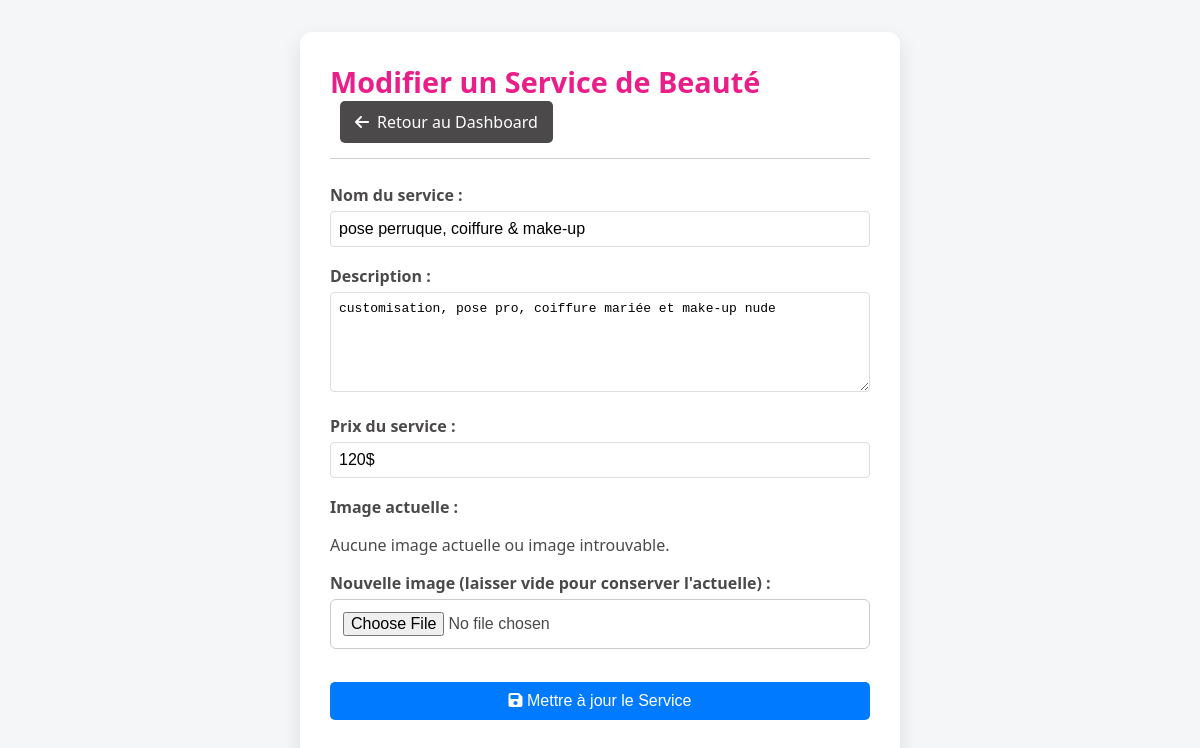
Screenshot of /ADMIN/SECTION/admin_edit_service_beaute.php?id=7 (signed in) with the database file from the repository.
### tables this page shows
CREATE TABLE `services_beaute` (
  `id` int(11) UNSIGNED NOT NULL,
  `nom` varchar(255) NOT NULL,
  `description` text DEFAULT NULL,
  `prix` varchar(100) DEFAULT NULL COMMENT 'Peut contenir du texte comme "sur devis"',
  `image_url` varchar(255) DEFAULT NULL,
  `date_ajout` timestamp NOT NULL DEFAULT current_timestamp()
);

### ADMIN/SECTION/admin_edit_service_beaute.php (the view, shortened to what this page needs)
<?php
include('../../INCLUDE/data.php');
$upload_dir_server = '../../RESOURCE/USER_IMAGE/';
$message_status = '';
$service = null;
if (isset($_GET['id']) && !empty($_GET['id'])) {
    $service_id = filter_var($_GET['id'], FILTER_VALIDATE_INT);
    if ($service_id === false) {
        $message_status = '<div class="message message-erreur"><i class="fas fa-times-circle"></i> ID de service invalide.</div>';
    } else {
        $stmt = $conn->prepare("SELECT * FROM services_beaute WHERE id = ?");
        $stmt->bind_param("i", $service_id);
        $stmt->execute();
        $result = $stmt->get_result();
        $service = $result->fetch_assoc();
    }
} else {
    $message_status = '<div class="message message-erreur"><i class="fas fa-times-circle"></i> Aucun ID de service spécifié pour la modification.</div>';
}
?>
<!DOCTYPE html>
<html lang="fr">
<head>
    <link rel="stylesheet" href="../../RESOURCE/CSS/admin_add_service_beaute.css">
    <link rel="stylesheet" href="https://cdnjs.cloudflare.com/ajax/libs/font-awesome/6.4.2/css/all.min.css">
</head>
<body>
    <div class="container">
        <header class="header">
            <h1>Modifier un Service de Beauté</h1>
            <div>
                <a href="../dashboart.php#services-beaute" class="btn-back"><i class="fas fa-arrow-left"></i> Retour au Dashboard</a>
            </div>
        </header>
        <?php if ($service):  ?>
            <form action="admin_edit_service_beaute.php?id=<?php echo htmlspecialchars($service['id']); ?>" method="POST" enctype="multipart/form-data">
                <div class="form-group">
                    <label for="nom_service">Nom du service :</label>
                    <input type="text" id="nom_service" name="nom_service" value="<?php echo htmlspecialchars($service['nom'] ?? ''); ?>" required>
                </div>
                <div class="form-group">
                    <label for="description_service">Description :</label>
                    <textarea id="description_service" name="description_service" required><?php echo htmlspecialchars($service['description'] ?? ''); ?></textarea>
                </div>
                <div class="form-group">
                    <label for="prix_service">Prix du service :</label>
                    <input type="text" id="prix_service" name="prix_service" value="<?php echo htmlspecialchars($service['prix'] ?? ''); ?>" required>
                </div>
                <div class="form-group">
                    <label>Image actuelle :</label>
                    <?php
                    $web_image_path = '../../RESOURCE/USER_IMAGE/';
                    if (!empty($service['image_url']) && file_exists($upload_dir_server . $service['image_url'])):
                    ?>
                        <img src="<?php echo htmlspecialchars($web_image_path . $service['image_url']); ?>" alt="Image actuelle du service" class="apercu-image">
                    <?php else: ?>
                        <p>Aucune image actuelle ou image introuvable.</p>
                    <?php endif; ?>
                    <label for="image_service" style="margin-top: 15px;">Nouvelle image (laisser vide pour conserver l'actuelle) :</label>
                    <input type="file" id="image_service" name="image_service" accept="image/*">
                </div>
                <div class="form-group">
                    <button type="submit"><i class="fas fa-save"></i> Mettre à jour le Service</button>
                </div>
            </form>
        <?php elseif (empty($message_status)): ?>
            <p class="message message-erreur"><i class="fas fa-exclamation-triangle"></i> Impossible de charger le service. Veuillez spécifier un ID valide.</p>
        <?php endif; ?>
    </div>
</body>
</html>

### RESOURCE/CSS/admin_add_service_beaute.css (style rules this page uses)
:root { --rose-fuchsia:#E91E89; --noir:#000000; --gris-fonce:#4b4949; --gris-clair: #cccccc; --vert-vif:#8CC63F; --blanc:#FFFFFF; }
body { font-family: 'Segoe UI', Tahoma, Geneva, Verdana, sans-serif; background-color: #f4f6f8; color: var(--gris-fonce); margin: 0; padding: 20px; display: flex; justify-content: center; align-items: center; min-height: 100vh; box-sizing: border-box; }
.container { background-color: var(--blanc); padding: 30px; border-radius: 12px; box-shadow: 0 8px 20px rgba(0,0,0,0.1); width: 100%; max-width: 600px; box-sizing: border-box; }
.header { display: flex; justify-content: space-between; align-items: center; margin-bottom: 25px; padding-bottom: 15px; border-bottom: 1px solid var(--gris-clair); flex-wrap: wrap; }
.header h1 { margin: 0; color: var(--rose-fuchsia); font-size: 1.8em; }
.header .btn-back, .header .btn-logout { background-color: var(--gris-fonce); color: var(--blanc); padding: 10px 15px; border-radius: 5px; text-decoration: none; display: inline-flex; align-items: center; gap: 8px; transition: background-color 0.3s ease; margin-left: 10px; }
.form-group { margin-bottom: 18px; }
.form-group label { display: block; margin-bottom: 8px; font-weight: bold; color: var(--gris-fonce); }
.form-group input[type="text"], .form-group input[type="number"], .form-group textarea, .form-group select, .form-group input[type="file"] { width: 100%; padding: 12px; border: 1px solid var(--gris-clair); border-radius: 6px; font-size: 1em; box-sizing: border-box; }
.form-group textarea { resize: vertical; min-height: 100px; }
.form-group button { background-color: var(--vert-vif); color: var(--blanc); padding: 12px 25px; border: none; border-radius: 6px; font-size: 1.1em; cursor: pointer; transition: background-color 0.3s ease; width: 100%; margin-top: 15px; }

### ADMIN/SECTION/admin_edit_service_beaute.php (style rules this page uses)
.form-group label { display: block; margin-bottom: 5px; font-weight: bold; }
.form-group input[type="text"], .form-group input[type="number"], .form-group textarea, .form-group select { width: 100%; padding: 8px; border: 1px solid #ddd; border-radius: 4px; box-sizing: border-box; }
.form-group textarea { resize: vertical; min-height: 100px; }
.form-group button { padding: 10px 20px; background-color: #007bff; color: white; border: none; border-radius: 5px; cursor: pointer; font-size: 16px; }

### rows the page displays
services_beaute: nom_service "pose perruque, coiffure & make-up", description_service "customisation, pose pro, coiffure mariée et make-up nude", prix_service "120$"
